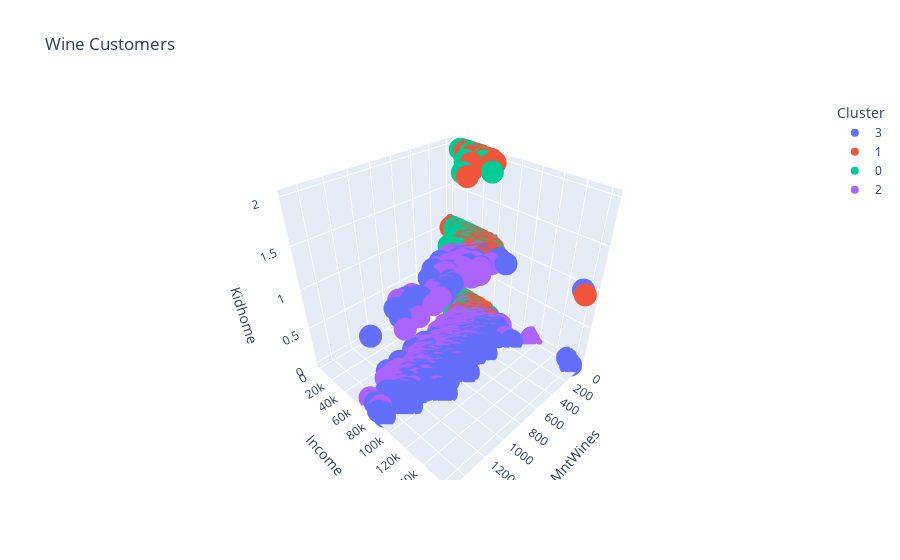

Source (notebook cell):
### Code cell
import plotly.express as px
import plotly
fig = px.scatter_3d(df_proto, x='MntWines', y='Income', z='Kidhome', color='Cluster',title="Wine Customers")
fig.show()

### Figure 1 — Plotly figure (JSON) as saved in the notebook; plotly's stock layout.template omitted (floating-point values rounded to 4 significant figures; data arrays with more than 128 entries replaced by an {"elided": "..."} marker saying what was removed)
{"data": [{"hovertemplate": "Cluster=3<br>MntWines=%{x}<br>Income=%{y}<br>Kidhome=%{z}<extra></extra>", "legendgroup": "3", "marker": {"color": "#636efa", "symbol": "circle"}, "mode": "markers", "name": "3", "scene": "scene", "showlegend": true, "type": "scatter3d", "x": {"elided": "533 int values"}, "y": {"elided": "533 int values"}, "z": {"elided": "533 int values"}}, {"hovertemplate": "Cluster=1<br>MntWines=%{x}<br>Income=%{y}<br>Kidhome=%{z}<extra></extra>", "legendgroup": "1", "marker": {"color": "#EF553B", "symbol": "circle"}, "mode": "markers", "name": "1", "scene": "scene", "showlegend": true, "type": "scatter3d", "x": {"elided": "514 int values"}, "y": {"elided": "514 int values"}, "z": {"elided": "514 int values"}}, {"hovertemplate": "Cluster=0<br>MntWines=%{x}<br>Income=%{y}<br>Kidhome=%{z}<extra></extra>", "legendgroup": "0", "marker": {"color": "#00cc96", "symbol": "circle"}, "mode": "markers", "name": "0", "scene": "scene", "showlegend": true, "type": "scatter3d", "x": {"elided": "610 int values"}, "y": {"elided": "610 int values"}, "z": {"elided": "610 int values"}}, {"hovertemplate": "Cluster=2<br>MntWines=%{x}<br>Income=%{y}<br>Kidhome=%{z}<extra></extra>", "legendgroup": "2", "marker": {"color": "#ab63fa", "symbol": "circle"}, "mode": "markers", "name": "2", "scene": "scene", "showlegend": true, "type": "scatter3d", "x": {"elided": "557 int values"}, "y": {"elided": "557 int values"}, "z": {"elided": "557 int values"}}], "layout": {"legend": {"title": {"text": "Cluster"}, "tracegroupgap": 0}, "scene": {"domain": {"x": [0, 1], "y": [0, 1]}, "xaxis": {"title": {"text": "MntWines"}}, "yaxis": {"title": {"text": "Income"}}, "zaxis": {"title": {"text": "Kidhome"}}}, "title": {"text": "Wine Customers"}}}
